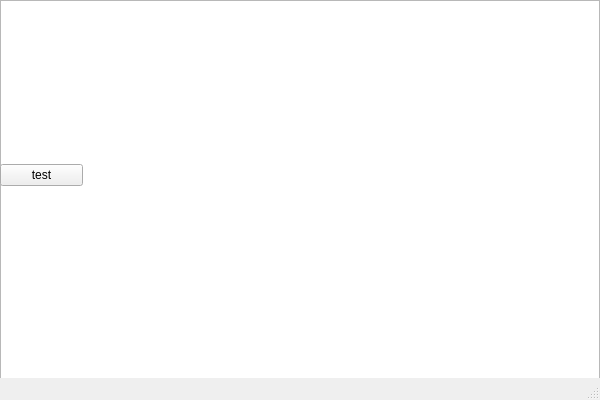
<?xml version="1.0" encoding="UTF-8"?>
<ui version="4.0">
 <class>MainWindow</class>
 <widget class="QMainWindow" name="MainWindow">
  <property name="geometry">
   <rect>
    <x>0</x>
    <y>0</y>
    <width>600</width>
    <height>400</height>
   </rect>
  </property>
  <property name="baseSize">
   <size>
    <width>500</width>
    <height>20</height>
   </size>
  </property>
  <property name="windowTitle">
   <string notr="true">Game Planner</string>
  </property>
  <property name="animated">
   <bool>false</bool>
  </property>
  <widget class="QWidget" name="centralwidget">
   <widget class="QGraphicsView" name="graphicsView">
    <property name="geometry">
     <rect>
      <x>0</x>
      <y>0</y>
      <width>600</width>
      <height>400</height>
     </rect>
    </property>
    <property name="sizePolicy">
     <sizepolicy hsizetype="Expanding" vsizetype="Expanding">
      <horstretch>0</horstretch>
      <verstretch>0</verstretch>
     </sizepolicy>
    </property>
    <property name="verticalScrollBarPolicy">
     <enum>Qt::ScrollBarAlwaysOff</enum>
    </property>
    <property name="horizontalScrollBarPolicy">
     <enum>Qt::ScrollBarAlwaysOff</enum>
    </property>
    <property name="sizeAdjustPolicy">
     <enum>QAbstractScrollArea::AdjustToContents</enum>
    </property>
   </widget>
   <widget class="QWidget" name="verticalLayoutWidget">
    <property name="geometry">
     <rect>
      <x>0</x>
      <y>0</y>
      <width>83</width>
      <height>351</height>
     </rect>
    </property>
    <layout class="QVBoxLayout" name="verticalLayout">
     <item>
      <widget class="QPushButton" name="pushButton">
       <property name="text">
        <string>test</string>
       </property>
       <property name="iconSize">
        <size>
         <width>50</width>
         <height>50</height>
        </size>
       </property>
      </widget>
     </item>
    </layout>
   </widget>
  </widget>
  <widget class="QMenuBar" name="menubar">
   <property name="geometry">
    <rect>
     <x>0</x>
     <y>0</y>
     <width>600</width>
     <height>20</height>
    </rect>
   </property>
   <property name="sizePolicy">
    <sizepolicy hsizetype="Expanding" vsizetype="Expanding">
     <horstretch>0</horstretch>
     <verstretch>0</verstretch>
    </sizepolicy>
   </property>
   <property name="baseSize">
    <size>
     <width>100</width>
     <height>20</height>
    </size>
   </property>
  </widget>
  <widget class="QStatusBar" name="statusbar"/>
 </widget>
 <resources/>
 <connections/>
</ui>
